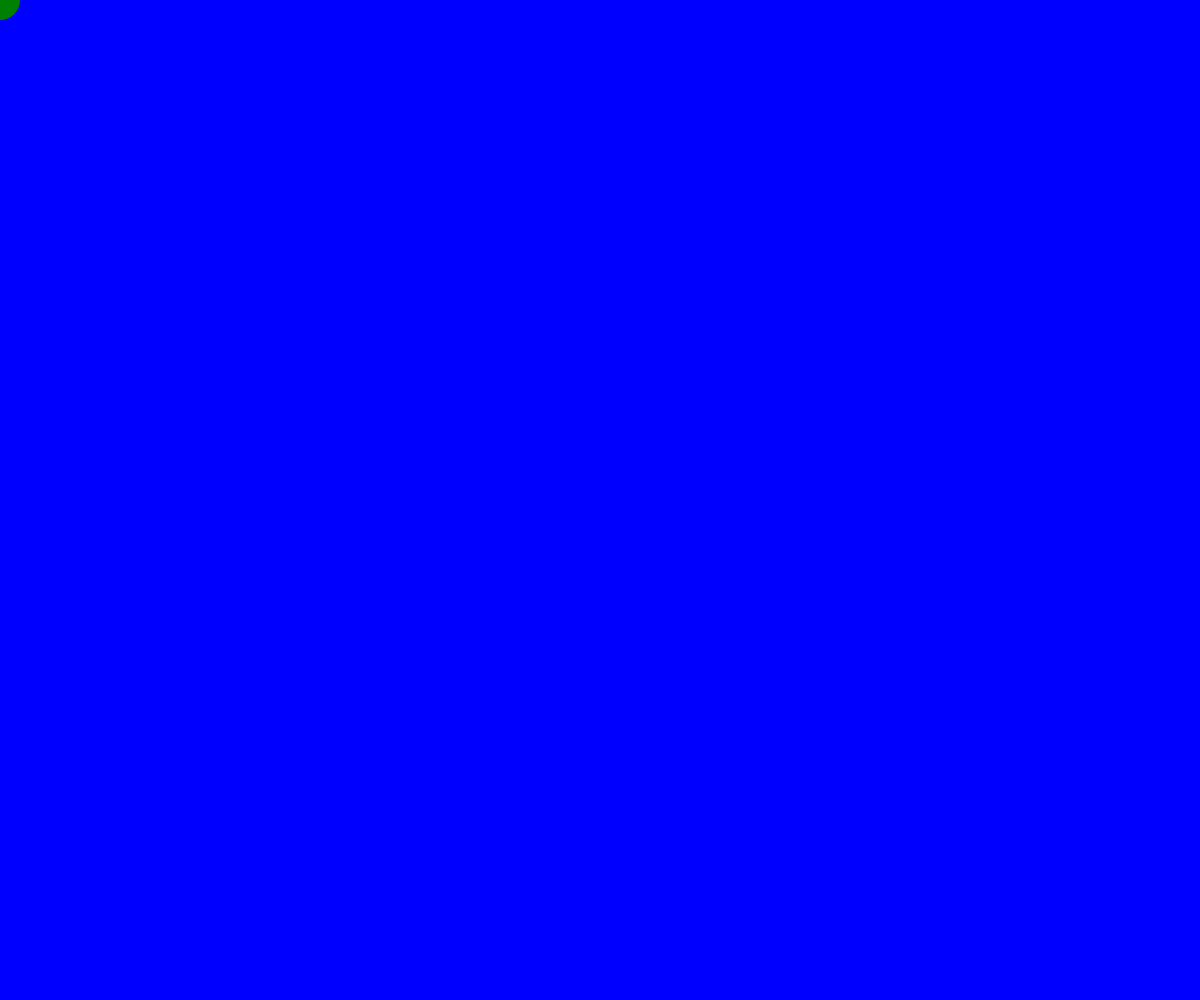
Frame 1 (no input)
Frame 60 (no input): identical to frame 1, image omitted
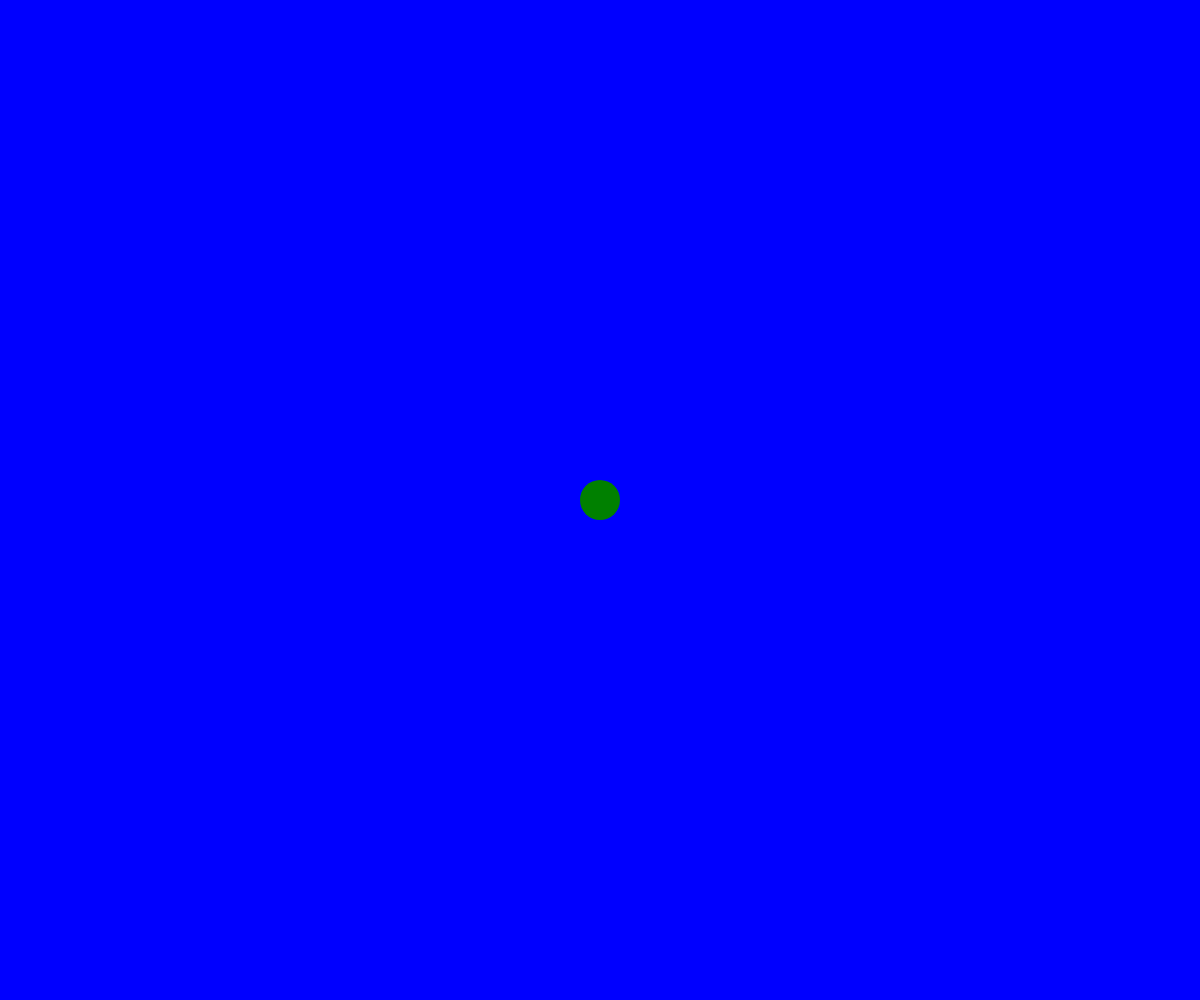
Frame 120 (the mouse pressed at the canvas centre since frame 60)

The p5.js sketch that drew these frames (run headless with seeded random() and noise() and a simulated clock; from frame 60 on, the mouse is pressed at the canvas centre):

// p5.js sketch
// ── sketch.js
function setup() {
	createCanvas(windowWidth, windowHeight)
}
function draw() {
	background('blue')
	noStroke()
	fill('green')
	ellipse(mouseX, mouseY, 40, 40)
}
